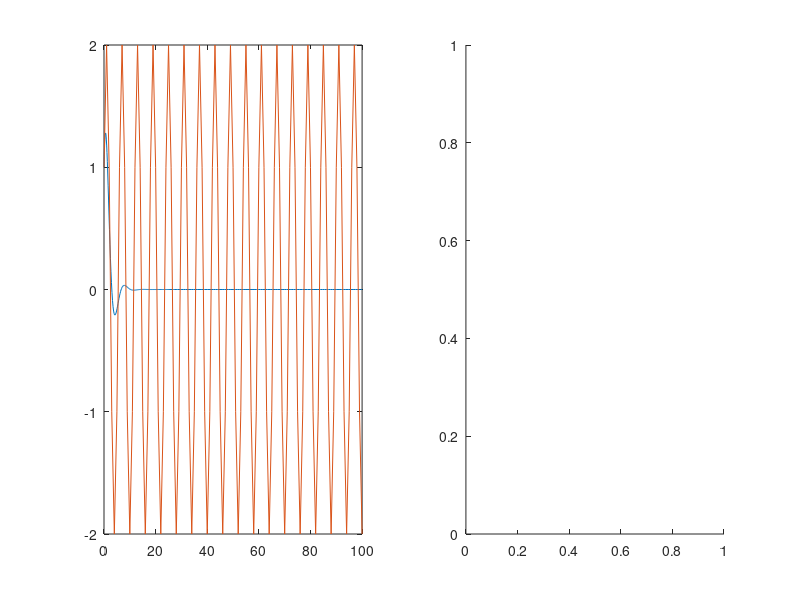

This figure's MATLAB source: (Note: this script raises an error after producing the figure.)
clear

% Set up the ODE
a  = 1;
b  = 1;
A  = [0,1;-b.^2,-a.^2];
f  = @(t,y) A*y(:);

% initial condition and final time
y0 = [1;1];
tf = 100;

% cheat on exact solution by using ode45
opts = odeset('RelTol',1e-3);
[te,ye] = ode45(f,[0,tf],y0,opts);

% Set up the and do forward Euler
N = 100;
t = linspace(0,tf,N+1);
h = t(2)-t(1);

y = zeros(N+1,2);
y(1,:) = y0;

for i = 1:N
  y(i+1,:) = y(i,:) + h*f(t,y(i,:))';
end

% plot the solution
subplot(1,2,1)
plot(te,ye(:,1),t,y(:,1))
axis tight

subplot(1,2,2)
% plot the RK stability region
fe = @(z) 1 + z; % remember z = lam*h
RK_stability(fe,-2.5,0,-2,2);
hold on

% plot the eigenvalues of the system
e = eig(A);
plot(e*h,'k.','MarkerSize',25)
hold off

% make the plot axis equal and tight
axis image

% print the magnitude of h*lam
disp(abs(fe(e*h)))
